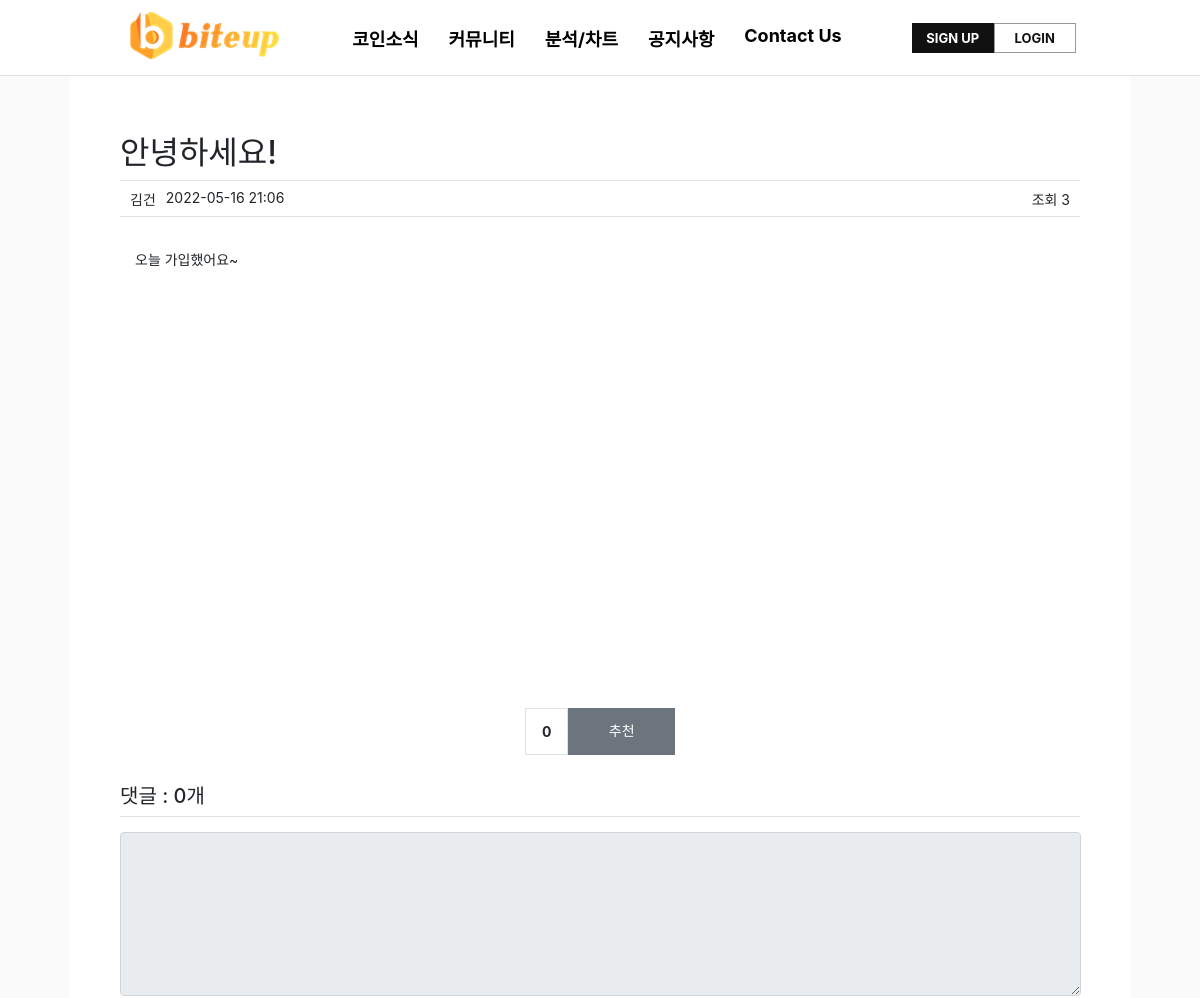
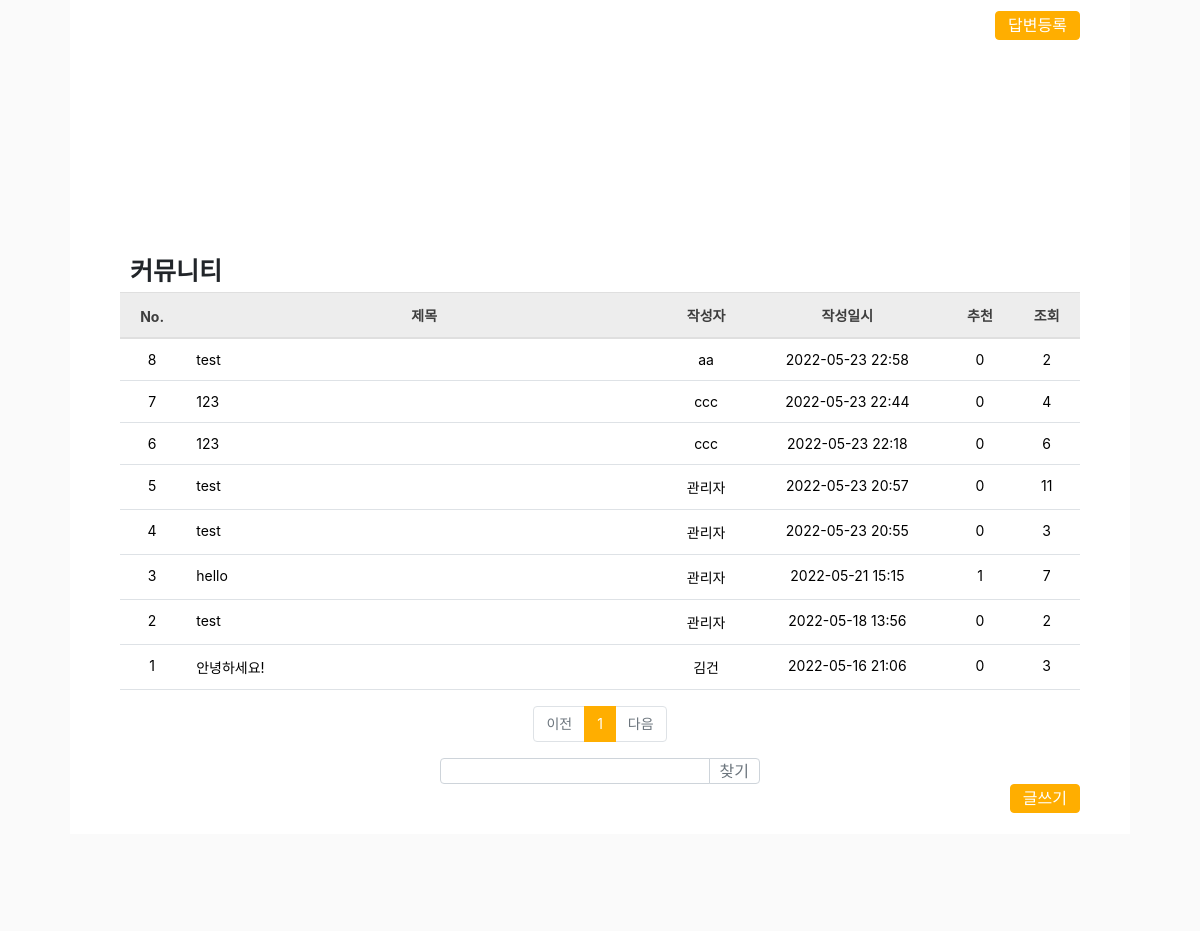
The app's page /community/detail/3/ (upper part), older data (2 pictures, top to bottom).
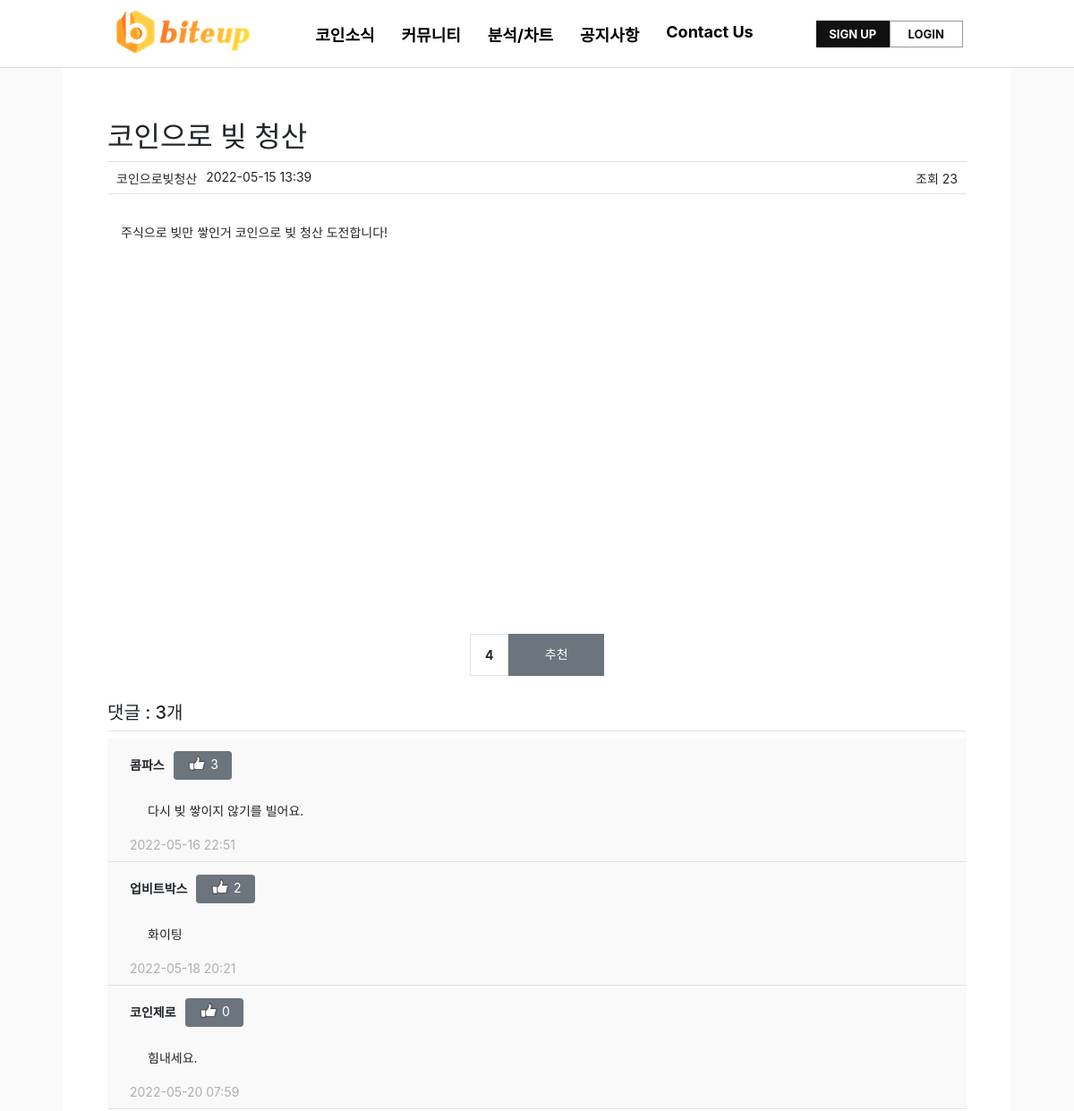
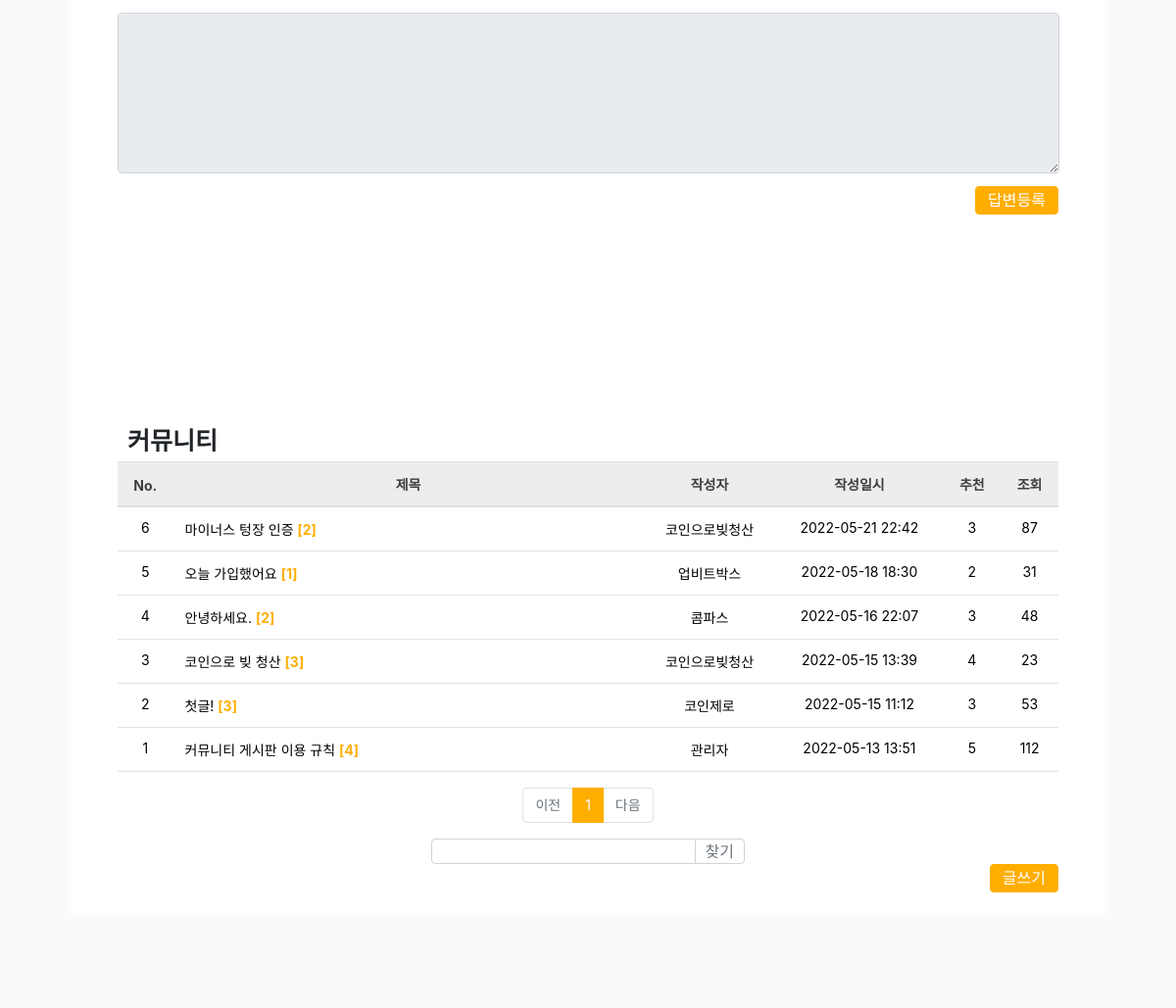
The same page, newer data (2 pictures, top to bottom).
### pybo/models.py (models this page shows)
class Community(db.Model):
    id = db.Column(db.Integer, primary_key=True)
    subject = db.Column(db.String(200), nullable=False)
    content = db.Column(db.Text(), nullable=False)
    create_date = db.Column(db.DateTime(), nullable=False)
    user_id = db.Column(db.Integer, db.ForeignKey('user.id', ondelete='CASCADE'), nullable=False)
    user = db.relationship('User', backref=db.backref('community_set'))
    modify_date = db.Column(db.DateTime(), nullable=True)
    voter = db.relationship('User', secondary=community_voter, backref=db.backref('community_voter_set'))
    file = db.Column(db.String(50))
    hits = db.Column(db.Integer, nullable=True)

class User(db.Model):
    id = db.Column(db.Integer, primary_key=True)
    username = db.Column(db.String(150), unique=True, nullable=False)
    password = db.Column(db.String(200), nullable=False)
    email = db.Column(db.String(120), unique=True, nullable=False)
    passwd_answer = db.Column(db.String(200), unique=True, nullable=False)
    location = db.Column(db.String(64), nullable=False)
    about_me = db.Column(db.Text(), nullable=False)
    create_date = db.Column(db.DateTime(), nullable=False)

class Answer(db.Model):
    id = db.Column(db.Integer, primary_key=True)
    community_id = db.Column(db.Integer, db.ForeignKey('community.id', ondelete='CASCADE'))
    community = db.relationship('Community', backref=db.backref('answer_set'))
    content = db.Column(db.Text(), nullable=False)
    create_date = db.Column(db.DateTime(), nullable=False)
    user_id = db.Column(db.Integer, db.ForeignKey('user.id', ondelete='CASCADE'), nullable=False, server_default='1')
    user = db.relationship('User', backref=db.backref('answer_set'))
    modify_date = db.Column(db.DateTime(), nullable=True)
    voter = db.relationship('User', secondary=answer_voter, backref=db.backref('answer_voter_set'))

### pybo/views/community_views.py (the view, shortened to what this page needs)
@bp.route('/detail/<int:community_id>/')
def detail(community_id):
    form = AnswerForm()
    community = Community.query.get_or_404(community_id)
    community.hits = community.hits + 1
    db.session.commit()
    page = request.args.get('page', type=int, default=1)
    kw = request.args.get('kw', type=str, default='')
    community_list = Community.query.order_by(Community.create_date.desc())
    community_list = community_list.paginate(page, per_page=10)
    return render_template('community/community_detail.html', community=community, form=form, community_list=community_list, page=page, kw=kw)

### pybo/forms.py
class AnswerForm(FlaskForm):
    content = TextAreaField('내용', validators=[DataRequired('내용은 필수입력 항목입니다.')])

### pybo/filter.py (called while the page is built)
def format_datetime(value, fmt='%Y-%m-%d %H:%M'):
    return value.strftime(fmt)

### pybo/views/auth_views.py (called while the page is built)
@bp.before_app_request
def load_logged_in_user():
    user_id = session.get('user_id')
    if user_id is None:
        g.user = None
    else:
        g.user = User.query.get(user_id)

### pybo/templates/community/community_detail.html (shortened to what the changed rows need)
{% extends 'base.html' %}
{% block content %}
<div id="container my-3">
    <div id="contents" class="div-board create">
        <div class="container-warp list">
            <h2 class="border-bottom py-2">{{ community.subject }}</h2>
            <div class="border-bottom user">
                <div class="left-border">
                    <div class="border-username">{{ community.user.username }}</div>
                    <div class="border-date">{{ community.create_date|datetime }}</div>
                    <div class="border-customers">조회 {{ community.hits }}</div>
                </div>
            </div>
            <div class="row my-3">
                <div class="col-11">
                    <div class="card">
                        <div class="card-body">
                            <div class="card-text" style="white-space: pre-line;">
                                {{ community.content }}
                            </div>
                        </div>
                    </div>
                </div>
            </div>
            <div class="voter-box">
                <div class="bg-light text-center p-3 border font-weight-bolder mb-1">{{
                    community.voter|length }}
                </div>
                <a data-uri="{{ url_for('vote.community', community_id=community.id) }}"
                   class="recommend btn btn-sm btn-secondary btn-block my-1">추천</a>
            </div>
            <h5 class="border-bottom my-3 py-2">댓글 : {{ community.answer_set|length }}개</h5>
            {% for answer in community.answer_set %}
            <div class="border-bottom background">
                <div class="row my-33">
                    <div class="col-11">
                        <div class="card my-3">
                            <div class="mb-2">
                                <div style="font-weight:bold">{{ answer.user.username }}</div>
                                <div style="margin-left:10px">
                                    <a id="goodButton" class="recommend btn btn-sm btn-secondary btn-block my-1"
                                       data-uri="{{ url_for('vote.answer', answer_id=answer.id) }}">
                            <span class="voter-number">
                                <img src="/static/good.png" style="height:17px;padding-bottom:5px;"/>
                                {{ answer.voter|length }}</span>
                                    </a>
                                </div>
                            </div>
                            <div class="card-body">
                                <div class="card-text" style="white-space: pre-line;">{{ answer.content }}</div>
                            </div>
                            <div style="display:block;">
                                <div style="display:inline;color:#afafaf">{{ answer.create_date|datetime }}
                                </div>
                            </div>
                        </div>
                    </div>
                </div>
            </div>
            {% endfor %}
            <form action="{{ url_for('answer.create', community_id=community.id) }}" method="post" class="my-3">
                <div class="form-group">
                </div>
                <input type="submit" value="답변등록" class="btn btn-primary">
            </form>
        </div>
        <div class="container-warp list board">
            <table class="table">
                <thead>
                <tr class="text-center thead-dark">
                    <th>No.</th>
                    <th style="width:50%">제목</th>
                    <th>작성자</th>
                    <th>작성일시</th>
                    <th>추천</th>
                    <th>조회</th>
                </tr>
                </thead>
                <tbody>
                {% if community_list %}
                {% for community in community_list.items %}
                <tr class="text-center">
                    <td>{{ community_list.total - ((community_list.page-1) * community_list.per_page) - loop.index0 }}
                    </td>
                    <td class="text-left">
                        <a href="{{ url_for('community.detail', community_id=community.id) }}">
                            {{ community.subject}}
                            {% if community.answer_set|length > 0 %}
                            <em>[{{ community.answer_set|length }}]</em>
                        </a>
                        {% endif %}
                    </td>
                    <td>{{ community.user.username }}</td>
                    <td>{{ community.create_date|datetime }}</td>
                    <td>{{ community.voter|length }}</td>
                    <td>{{ community.hits }}</td>
                </tr>
                {% endfor %}
                {% else %}
                <tr>
                    <td colspan="3">내용이 없습니다.</td>
                </tr>
                {% endif %}
                </tbody>
            </table>
            <ul class="pagination justify-content-center">
                {% for page_num in community_list.iter_pages() %}
                {% if page_num %}
                {% if page_num != community_list.page %}
                <li class="page-item">
                    <a class="page-link" data-page="{{ page_num }}" href="#">{{ page_num }}</a>
                </li>
                {% else %}
                <li class="page-item active" aria-current="page">
                    <a class="page-link" href="#">{{ page_num }}</a>
                </li>
                {% endif %}
                {% else %}
                <li class="disabled">
                    <a class="page-link" href="#">...</a>
                </li>
                {% endif %}
                {% endfor %}
            </ul>
        </div>
    </div>
</div>
{% endblock %}

Row changes from the older to the newer data that the page shows:
removed Community: subject "안녕하세요!", create_date "2022-05-16 21:06", hits "3", content "오늘 가입했어요~", total "1", user.username "김건", voter|length "0"
no longer on this page (row edited): User: user.username "김건"
removed Community: total "8", subject "test", user.username "aa", create_date "2022-05-23 22:58", voter|length "0", hits "2"
removed Community: user "7", subject "123", user.username "ccc", create_date "2022-05-23 22:44", voter|length "0", hits "4"
removed Community: hits "6", subject "123", user.username "ccc", create_date "2022-05-23 22:18", voter|length "0"
removed Community: total "5", subject "test", user.username "관리자", create_date "2022-05-23 20:57", voter|length "0", hits "11"
removed Community: total "4", subject "test", user.username "관리자", create_date "2022-05-23 20:55", voter|length "0", hits "3"
removed Community: total "3", subject "hello", user.username "관리자", create_date "2022-05-21 15:15", voter|length "1", hits "7"
removed Community: hits "2", subject "test", user.username "관리자", create_date "2022-05-18 13:56", voter|length "0"
added Community: subject "코인으로 빚 청산", create_date "2022-05-15 13:39", hits "23", content "주식으로 빚만 쌓인거 코인으로 빚 청산 도전합니다!", total "3", answer_set|length "3", user.username "코인으로빚청산", voter|length "4"
now on this page (row edited): User: user.username "코인으로빚청산"
added Answer: user.username "콤파스", voter|length "3", content "다시 빚 쌓이지 않기를 빌어요.", create_date "2022-05-16 22:51"
added Answer: user.username "업비트박스", voter|length "2", content "화이팅", create_date "2022-05-18 20:21"
added Answer: user.username "코인제로", voter|length "0", content "힘내세요.", create_date "2022-05-20 07:59"
added Community: id "6", subject "마이너스 텅장 인증", answer_set|length "2", user.username "코인으로빚청산", create_date "2022-05-21 22:42", voter|length "3", hits "87"
added Community: total "5", subject "오늘 가입했어요", answer_set|length "1", user.username "업비트박스", create_date "2022-05-18 18:30", voter|length "2", hits "31"
added Community: total "4", subject "안녕하세요.", answer_set|length "2", user.username "콤파스", create_date "2022-05-16 22:07", voter|length "3", hits "48"
added Community: total "2", subject "첫글!", answer_set|length "3", user.username "코인제로", create_date "2022-05-15 11:12", voter|length "3", hits "53"
added Community: total "1", subject "커뮤니티 게시판 이용 규칙", answer_set|length "4", user.username "관리자", create_date "2022-05-13 13:51", voter|length "5", hits "112"
Text that changed along with them:
{{ community.voter|length }}: "0" → "4"
{{ community.answer_set|length }}: "0" → "3"
